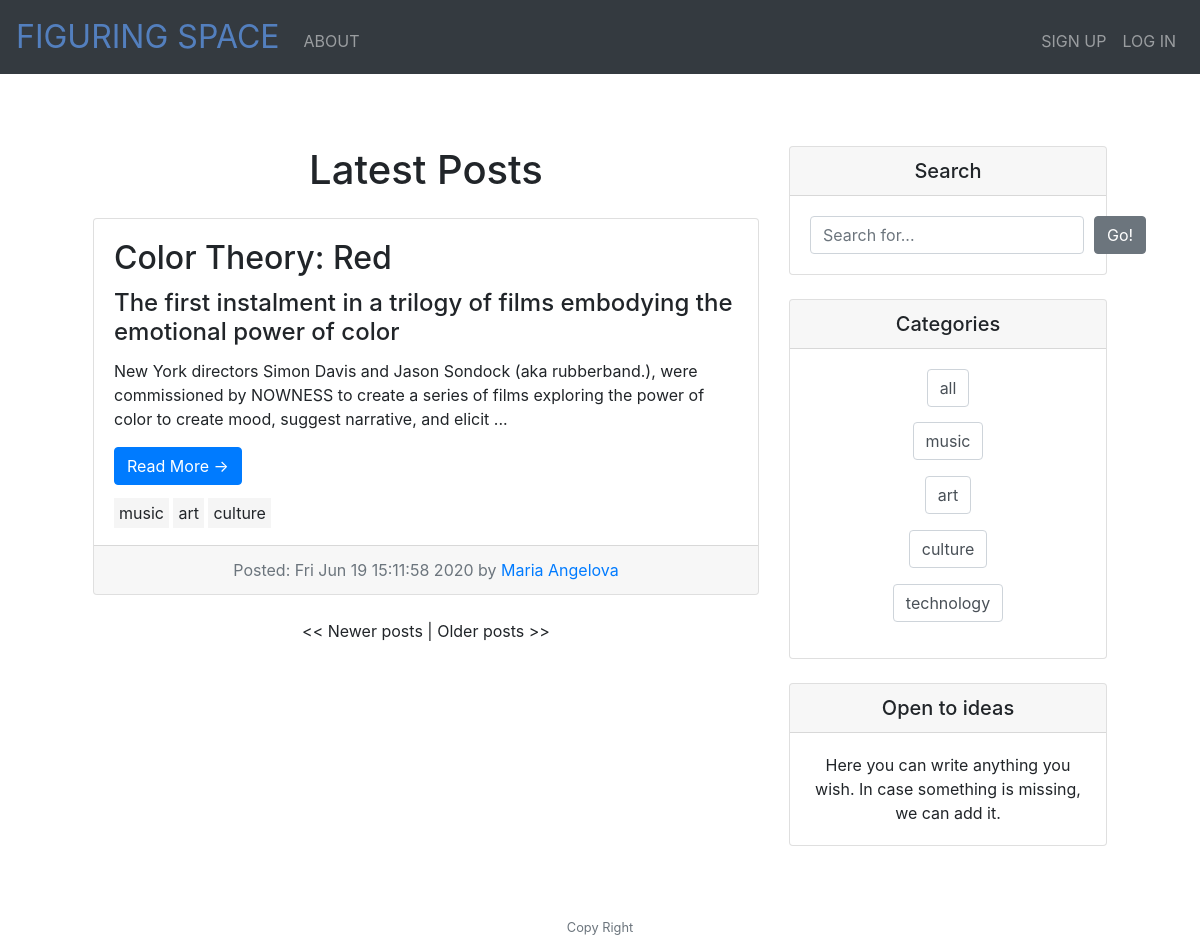
Page /posts on the earlier database version.
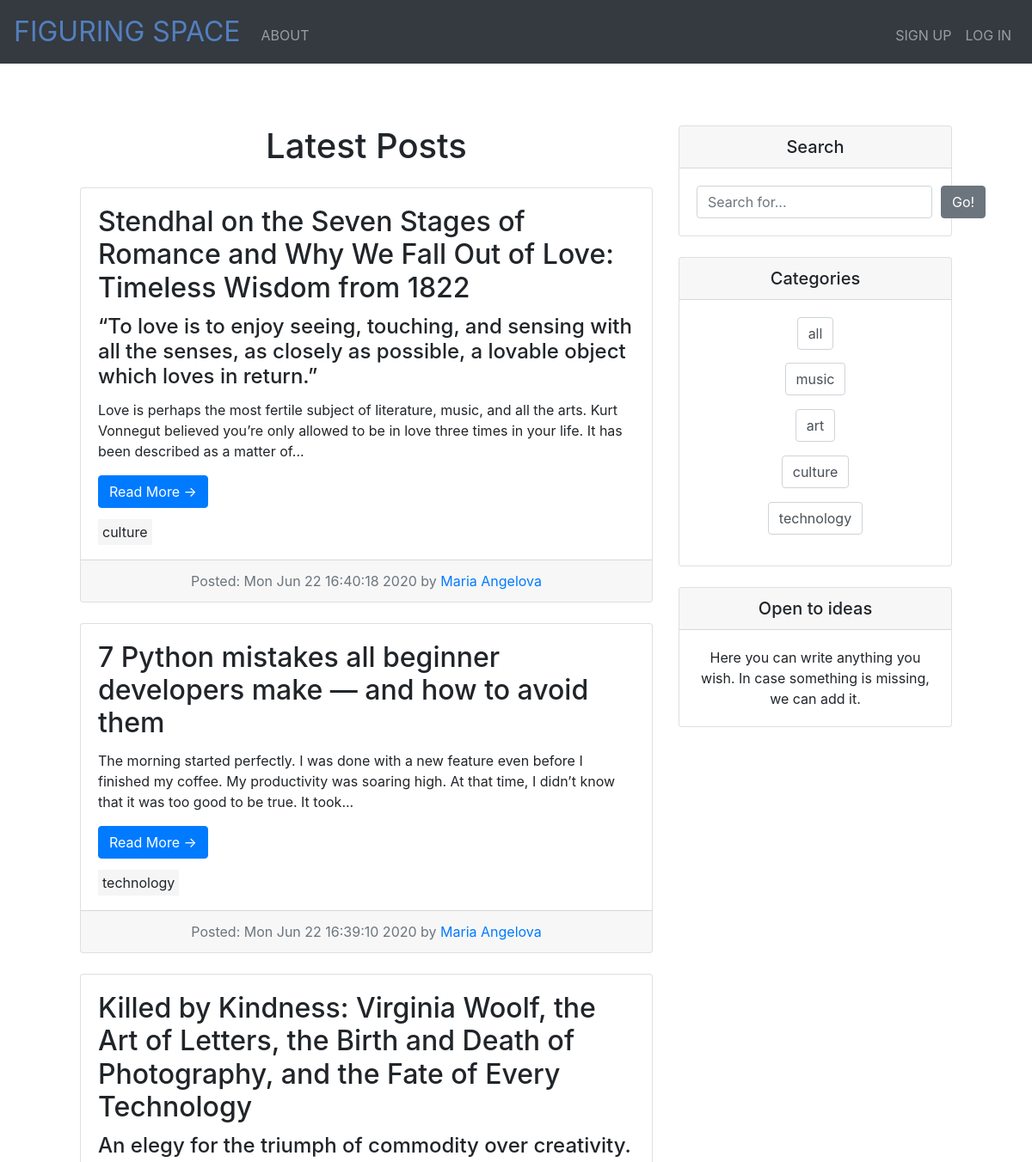
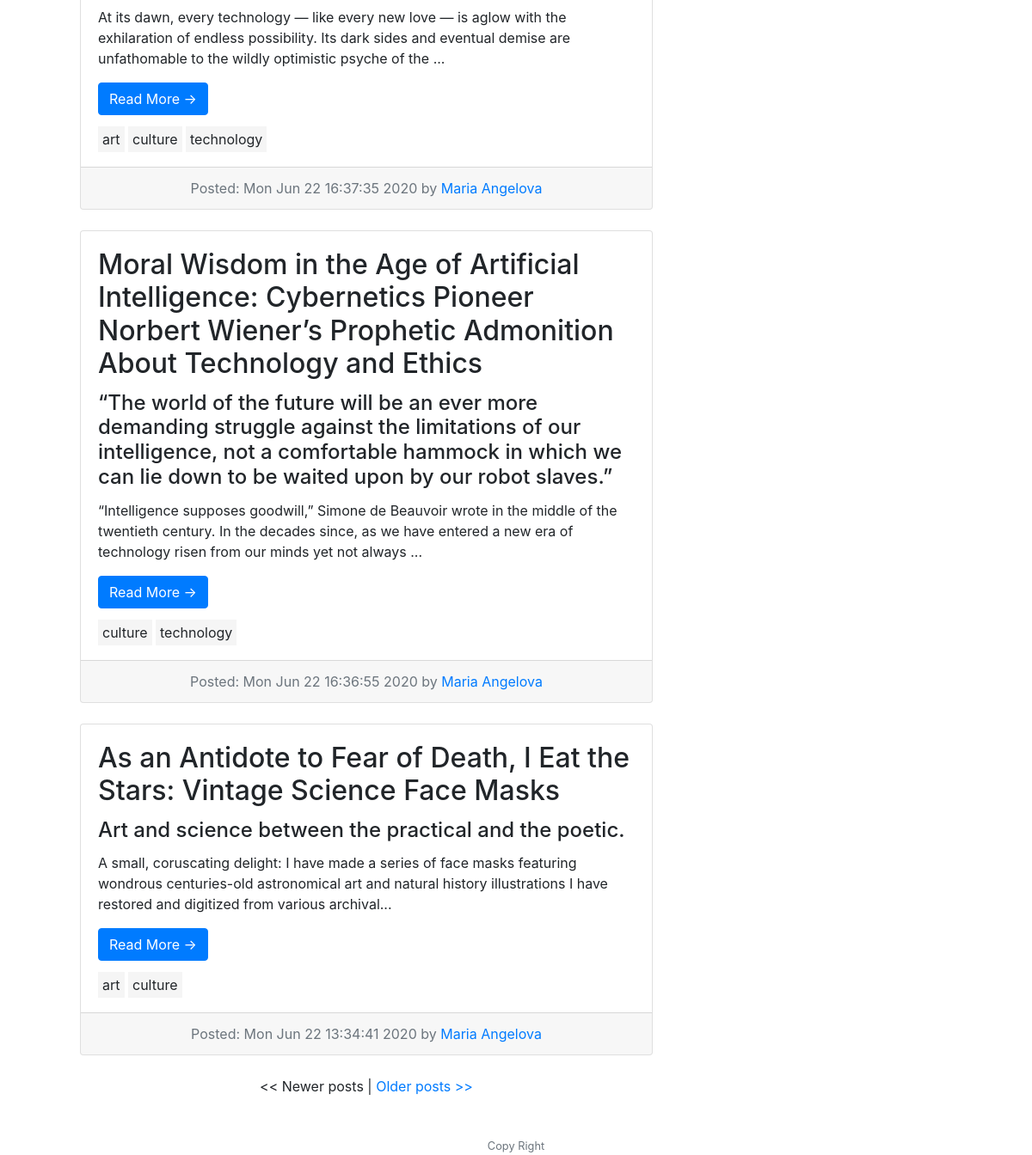
Same page on the later database version (2 pictures, top to bottom).
### models.py (models this page shows, shortened)
class Post(db.Model):
    id = db.Column(db.Integer, primary_key=True)
    title = db.Column(db.String(50))
    subtitle = db.Column(db.String(50))
    date_posted = db.Column(db.DateTime)
    content = db.Column(db.Text)
    author = db.Column(db.Integer, db.ForeignKey("user.id"))
    categories = db.relationship("Category", secondary='categories', backref=db.backref('posts', lazy='dynamic'))

class Category(db.Model):
    id = db.Column(db.Integer, primary_key=True)
    title = db.Column(db.String(50))

class User(db.Model):
    id = db.Column(db.Integer, primary_key=True)
    first_name = db.Column(db.String(50))
    last_name = db.Column(db.String(50))
    email = db.Column(db.String(50))
    password = db.Column(db.String(20))
    registered = db.Column(db.DateTime)
    posts = db.relationship("Post", backref='user')

### app.py (the view)
@app.route("/", methods=['GET'])
@app.route('/posts')
@app.route("/<int:page>", methods=['GET'])
def index(page=1):
    posts = Post.query.order_by(Post.date_posted.desc()).paginate(page,per_page=5,error_out=False)
    categories = Category.query.all()
    return render_template("index.html", posts=posts, categories=categories)

### app.py (called while the page is built)
@app.after_request
def after_request(response):
    response.headers["Cache-Control"] = "no-cache, no-store, must-revalidate"
    response.headers["Expires"] = 0
    response.headers["Pragma"] = "no-cache"
    return response

### templates/index.html (shortened to what this page needs)
{% extends "layout.html" %} {% block main %}
<div class="container">
  <div class="row">
    <div class="col-md-8">
      <h1 class="my-4">
        Latest Posts
      </h1>
      {% block content %} {% if posts %} {%for post in posts.items%}
      <div class="card mb-4">
        <div class="card-body" style="text-align: left;">
          <h2 class="card-title">{{post.title}}</h2>
          <h4 class="card-title">{{post.subtitle}}</h4>
          <p class="card-text">
            {{post.content[:200]}}...
          </p>
          <a href="/post/{{post.id}}" class="btn btn-primary"
            >Read More &rarr;</a
          >
          {%for cat in post.categories%}
          <span style="background-color: whitesmoke; padding: 5px;"
            >{{cat.title}}</span
          >
          {%endfor%}
        </div>
        <div class="card-footer text-muted">
          Posted: {{post.date_posted.strftime("%c")}} by
          <a href="#">{{post.user.first_name}} {{post.user.last_name}}</a>
        </div>
      </div>
      {%endfor%} {% else %}
      <h1>Sorry, no posts were found.</h1>
      {% endif %} {% endblock content %}
      {% if posts.has_prev %}<a  href="{{ url_for('index', page=posts.prev_num) }}">&lt;&lt; Newer posts</a>{% else %}&lt;&lt; Newer posts{% endif %} |
{% if posts.has_next %}<a href="{{ url_for('index', page=posts.next_num) }}">Older posts &gt;&gt;</a>{% else %}Older posts &gt;&gt;{% endif %}
    </div>
    <div class="col-md-4">
      <div class="card my-4">
        <h5 class="card-header">Search</h5>
        <div class="card-body">
          <form action="/search" method="post">
            <div class="input-group-prepend">
            <input
              type="text"
              class="form-control"
              placeholder="Search for..."
              name="word"
            />
            <button
              class="btn btn-secondary"
              type="submit"
              style="margin-left: 10px;"
            >
              Go!
            </button>
            </div>
            </form>
        </div>
      </div>
      <div class="card my-4">
        <h5 class="card-header">Categories</h5>
        <div class="card-body">
          <a href="/" class="form-control" style="margin-bottom: 15px;"
          >all</a>
            {%for category in categories%}
            <form action="/posts/{{category.title}}" method="post">
              <div class="form-group">
                <input
                  class="form-control"
                  name="category"
                  type="submit"
                  value="{{category.title}}"
                />
              </div>
            </form>
            {%endfor%}
        </div>
      </div>
      <div class="card my-4">
        <h5 class="card-header">Open to ideas</h5>
        <div class="card-body">
          Here you can write anything you wish. In case something is missing, we
          can add it.
        </div>
      </div>
    </div>
  </div>
</div>
{% endblock %}

### templates/layout.html (shortened to what this page needs)
<!DOCTYPE html>
<html lang="en">
  <head>
    <link
      href="https://maxcdn.bootstrapcdn.com/bootstrap/4.1.3/css/bootstrap.min.css"
      rel="stylesheet"
    />
    <link href="./static/style.css" rel="stylesheet" />
  </head>
  <body>
    <nav class="navbar navbar-expand-md navbar-dark bg-dark">
      <a class="navbar-brand" href="/"
        ><span class="blue">FIGURING SPACE</span></a
      >
      <div class="collapse navbar-collapse" id="navbar">
        {% if session.user_id %}
        <ul class="navbar-nav mr-auto mt-2">
          <li class="nav-item"><a class="nav-link" href="/about">ABOUT</a></li>
          <li class="nav-item">
            <a class="nav-link" href="/posts">POSTS</a>
          </li>
        </ul>
        <ul class="navbar-nav ml-auto mt-2">
          <li class="nav-item">
            <a class="nav-link" href="/add-post">ADD A POST</a>
          </li>
          <li class="nav-item">
            <a class="nav-link" href="/myprofile">MY PROFILE</a>
          </li>
          <li class="nav-item">
            <a class="nav-link" href="/logout">LOG OUT</a>
          </li>
        </ul>
        {% else %}
        <ul class="navbar-nav mr-auto mt-2">
          <li class="nav-item"><a class="nav-link" href="/about">ABOUT</a></li>
        </ul>
        <ul class="navbar-nav ml-auto mt-2">
          <li class="nav-item">
            <a class="nav-link" href="/register">SIGN UP</a>
          </li>
          <li class="nav-item"><a class="nav-link" href="/login">LOG IN</a></li>
        </ul>
        {% endif %}
      </div>
    </nav>
    <main class="container p-5">
      {% block main %}{% endblock %}
    </main>
    <footer class="small text-center text-muted">
      Copy Right
    </footer>
  </body>
</html>

### static/style.css (style rules this page uses)
nav .navbar-brand { font-size: xx-large; }
ul { display: inline-block; }
nav .navbar-brand .blue { color: #537fbe; }
main .form-control { display: inline-block; width: auto; }
main { overflow-x: auto; text-align: center; }

Differences in the rows shown:
no longer on this page (row unchanged): Post: title "Color Theory: Red", subtitle "The first instalment in a trilogy of films embodying the emotional power of color", content "New York directors Simon Davis and Jason Sondock (aka rubberband.), were commissioned by NOWNESS to create a series of films exploring the power of color to create mood, suggest narrative, and elicit", date_posted "Fri Jun 19 15:11:58 2020", user.first_name "Maria", user.last_name "Angelova", Category (title "music"), Category (title "art"), Category (title "culture")
added Post: title "Stendhal on the Seven Stages of Romance and Why We Fall Out of Love: Timeless Wisdom from 1822", subtitle "“To love is to enjoy seeing, touching, and sensing with all the senses, as closely as possible, a lovable object which loves in return.”", content "Love is perhaps the most fertile subject of literature, music, and all the arts. Kurt Vonnegut believed you’re only allowed to be in love three times in your life. It has been described as a matter of", date_posted "Mon Jun 22 16:40:18 2020", user.first_name "Maria", user.last_name "Angelova", Category (title "culture")
added Post: title "7 Python mistakes all beginner developers make — and how to avoid them", content "The morning started perfectly. I was done with a new feature even before I finished my coffee. My productivity was soaring high. At that time, I didn’t know that it was too good to be true. It took", date_posted "Mon Jun 22 16:39:10 2020", user.first_name "Maria", user.last_name "Angelova", Category (title "technology")
added Post: title "Killed by Kindness: Virginia Woolf, the Art of Letters, the Birth and Death of Photography, and the Fate of Every Technology", subtitle "An elegy for the triumph of commodity over creativity.", content "At its dawn, every technology — like every new love — is aglow with the exhilaration of endless possibility. Its dark sides and eventual demise are unfathomable to the wildly optimistic psyche of the", date_posted "Mon Jun 22 16:37:35 2020", user.first_name "Maria", user.last_name "Angelova", Category (title "art"), Category (title "culture"), Category (title "technology")
added Post: title "Moral Wisdom in the Age of Artificial Intelligence: Cybernetics Pioneer Norbert Wiener’s Prophetic Admonition About Technology and Ethics", subtitle "“The world of the future will be an ever more demanding struggle against the limitations of our intelligence, not a comfortable hammock in which we can lie down to be waited upon by our robot slaves.”", content "“Intelligence supposes goodwill,” Simone de Beauvoir wrote in the middle of the twentieth century. In the decades since, as we have entered a new era of technology risen from our minds yet not always", date_posted "Mon Jun 22 16:36:55 2020", user.first_name "Maria", user.last_name "Angelova", Category (title "culture"), Category (title "technology")
added Post: title "As an Antidote to Fear of Death, I Eat the Stars: Vintage Science Face Masks", subtitle "Art and science between the practical and the poetic.", content "A small, coruscating delight: I have made a series of face masks featuring wondrous centuries-old astronomical art and natural history illustrations I have restored and digitized from various archival", date_posted "Mon Jun 22 13:34:41 2020", user.first_name "Maria", user.last_name "Angelova", Category (title "art"), Category (title "culture")
